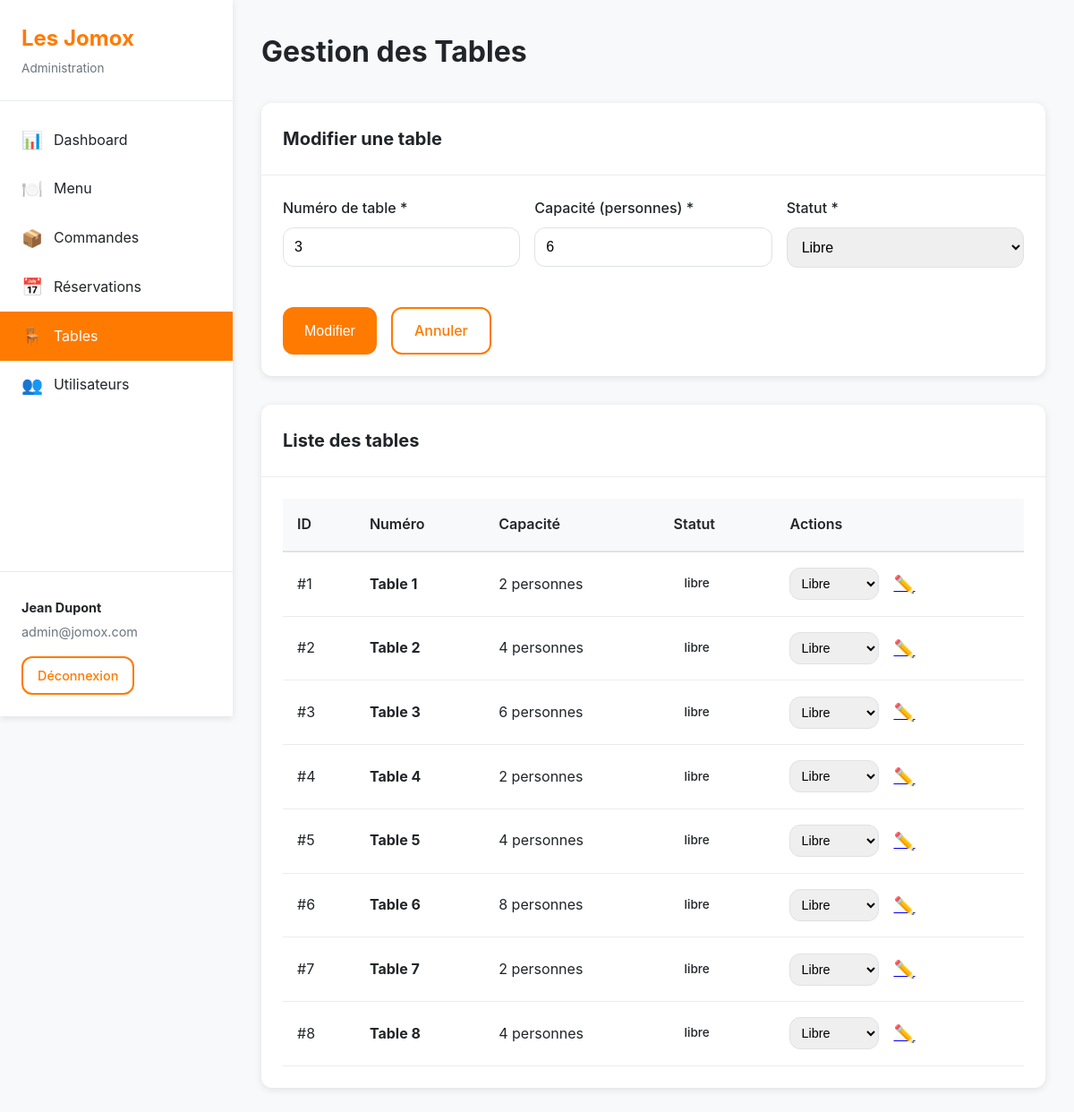
The app's page /admin/tables.php?edit=3 (signed in) with its own data.
### tables this page shows
CREATE TABLE table_restaurant (
    id INT AUTO_INCREMENT PRIMARY KEY,
    numero INT NOT NULL UNIQUE,
    capacite INT NOT NULL,
    statut VARCHAR(50) DEFAULT 'libre',
    INDEX idx_numero (numero),
    INDEX idx_statut (statut)
);

### admin/tables.php (the view, shortened to what this page needs)
<?php
require_once __DIR__ . '/includes/functions.php';
$pdo = getPDO();
$editTable = null;
if (isset($_GET['edit'])) {
    $id = intval($_GET['edit']);
    $stmt = $pdo->prepare('SELECT * FROM table_restaurant WHERE id = :id');
    $stmt->execute(['id' => $id]);
    $editTable = $stmt->fetch();
}
$tables = $pdo->query('SELECT * FROM table_restaurant ORDER BY numero')->fetchAll();
require_once __DIR__ . '/includes/header.php';
?>
<div class="card">
    <div class="card-header">
        <h2><?= $editTable ? 'Modifier une table' : 'Ajouter une table' ?></h2>
    </div>
    <div class="card-body">
        <form method="POST" class="form">
            <div class="form-row">
                <div class="form-group">
                    <label>Numéro de table *</label>
                    <input type="number" name="numero" value="<?= e($editTable['numero'] ?? '') ?>" min="1" required>
                </div>
                <div class="form-group">
                    <label>Capacité (personnes) *</label>
                    <input type="number" name="capacite" value="<?= e($editTable['capacite'] ?? '') ?>" min="1" required>
                </div>
                <div class="form-group">
                    <label>Statut *</label>
                    <select name="statut" required>
                        <option value="libre" <?= ($editTable['statut'] ?? 'libre') === 'libre' ? 'selected' : '' ?>>Libre</option>
                    </select>
                </div>
            </div>
            <div class="form-actions">
                <button type="submit" class="btn btn-primary"><?= $editTable ? 'Modifier' : 'Ajouter' ?></button>
                <?php if ($editTable): ?>
                    <a href="tables.php" class="btn btn-outline">Annuler</a>
                <?php endif; ?>
            </div>
        </form>
    </div>
</div>
<div class="card">
    <div class="card-header">
        <h2>Liste des tables</h2>
    </div>
    <div class="card-body">
        <div class="table-responsive">
            <table class="table">
                <thead>
                    <tr>
                        <th>ID</th>
                        <th>Numéro</th>
                        <th>Capacité</th>
                        <th>Statut</th>
                        <th>Actions</th>
                    </tr>
                </thead>
                <tbody>
                    <?php if (empty($tables)): ?>
                        <tr>
                            <td colspan="5" class="text-center text-muted">Aucune table enregistrée</td>
                        </tr>
                    <?php else: ?>
                        <?php foreach ($tables as $table): ?>
                            <tr>
                                <td>#<?= $table['id'] ?></td>
                                <td><strong>Table <?= $table['numero'] ?></strong></td>
                                <td><?= $table['capacite'] ?> personnes</td>
                                <td><?= getStatusBadge($table['statut']) ?></td>
                                <td>
                                    <div class="action-buttons">
                                        <form method="POST" class="form-inline">
                                            <select name="statut" class="form-select-sm" onchange="this.form.submit()">
                                                <option value="libre" <?= $table['statut'] === 'libre' ? 'selected' : '' ?>>Libre</option>
                                            </select>
                                        </form>
                                        <a href="?edit=<?= $table['id'] ?>" class="btn-icon" title="Modifier">✏️</a>
                                    </div>
                                </td>
                            </tr>
                        <?php endforeach; ?>
                    <?php endif; ?>
                </tbody>
            </table>
        </div>
    </div>
</div>
<?php require_once __DIR__ . '/includes/footer.php'; ?>

### admin/includes/functions.php (shortened to what this page needs)
<?php
function getStatusBadge($status) {
    $badges = [
        'en_attente' => '<span class="badge badge-warning">En attente</span>',
        'confirmee' => '<span class="badge badge-success">Confirmée</span>',
        'servie' => '<span class="badge badge-info">Servie</span>',
        'annulee' => '<span class="badge badge-danger">Annulée</span>',
        'libre' => '<span class="badge badge-success">Libre</span>',
        'occupee' => '<span class="badge badge-danger">Occupée</span>',
        'reservee' => '<span class="badge badge-warning">Réservée</span>',
    ];
    return $badges[$status] ?? '<span class="badge">' . htmlspecialchars($status) . '</span>';
}
function e($string) {
    return htmlspecialchars($string ?? '', ENT_QUOTES, 'UTF-8');
}

### admin/assets/css/style.css (style rules this page uses)
:root { --primary: #FF7A00; --primary-dark: #e66a00; --secondary: #6c757d; --success: #28a745; --danger: #dc3545; --warning: #ffc107; --info: #17a2b8; --light: #f8f9fa; --dark: #343a40; --white: #ffffff; --gray-100: #f8f9fa; --gray-200: #e9ecef; --gray-300: #dee2e6; --gray-600: #6c757d; --gray-900: #212529; --shadow: 0 2px 8px rgba(0, 0, 0, 0.1); --shadow-lg: 0 4px 16px rgba(0, 0, 0, 0.15); --radius: 12px; --radius-lg: 16px; }
* { margin: 0; padding: 0; box-sizing: border-box; }
body { font-family: -apple-system, BlinkMacSystemFont, 'Segoe UI', Roboto, 'Helvetica Neue', Arial, sans-serif; background: var(--gray-100); color: var(--gray-900); line-height: 1.6; }
.card { background: var(--white); border-radius: var(--radius); box-shadow: var(--shadow); margin-bottom: 2rem; overflow: hidden; }
.card-header { padding: 1.5rem; border-bottom: 1px solid var(--gray-200); display: flex; justify-content: space-between; align-items: center; }
.card-header h2 { font-size: 1.25rem; color: var(--gray-900); }
.card-body { padding: 1.5rem; }
.form { max-width: 100%; }
.form-group { margin-bottom: 1.25rem; }
.form-group label { display: block; margin-bottom: 0.5rem; font-weight: 500; color: var(--gray-900); }
.form-group input, .form-group textarea, .form-group select { width: 100%; padding: 0.75rem; border: 1px solid var(--gray-300); border-radius: var(--radius); font-size: 1rem; transition: all 0.2s; }
.form-row { display: grid; grid-template-columns: repeat(auto-fit, minmax(200px, 1fr)); gap: 1rem; }
.form-actions { display: flex; gap: 1rem; margin-top: 1.5rem; }
.form-inline { display: inline; }
.form-select-sm { padding: 0.5rem; font-size: 0.9rem; border-radius: var(--radius); border: 1px solid var(--gray-300); }
.btn { display: inline-block; padding: 0.75rem 1.5rem; border: none; border-radius: var(--radius); font-size: 1rem; font-weight: 500; cursor: pointer; transition: all 0.2s; text-decoration: none; text-align: center; }
.btn-primary { background: var(--primary); color: var(--white); }
.btn-outline { background: transparent; color: var(--primary); border: 2px solid var(--primary); }
.btn-icon { background: none; border: none; font-size: 1.2rem; cursor: pointer; padding: 0.25rem 0.5rem; border-radius: var(--radius); transition: all 0.2s; }
.action-buttons { display: flex; gap: 0.5rem; align-items: center; }
.table-responsive { overflow-x: auto; }
.table { width: 100%; border-collapse: collapse; }
.table thead { background: var(--gray-100); }
.table th { padding: 1rem; text-align: left; font-weight: 600; color: var(--gray-900); border-bottom: 2px solid var(--gray-300); }
.table td { padding: 1rem; border-bottom: 1px solid var(--gray-200); }
.badge { display: inline-block; padding: 0.35rem 0.75rem; border-radius: 20px; font-size: 0.85rem; font-weight: 500; }

### records on screen
table_restaurant: numero "3", capacite "6", statut "Libre", id "3", statut "libre"
table_restaurant: id "1", numero "1", capacite "2", statut "libre", statut "Libre"
table_restaurant: id "2", numero "2", capacite "4", statut "libre", statut "Libre"
table_restaurant: id "4", numero "4", capacite "2", statut "libre", statut "Libre"
table_restaurant: id "5", numero "5", capacite "4", statut "libre", statut "Libre"
table_restaurant: id "6", numero "6", capacite "8", statut "libre", statut "Libre"
table_restaurant: id "7", numero "7", capacite "2", statut "libre", statut "Libre"
table_restaurant: id "8", numero "8", capacite "4", statut "libre", statut "Libre"

### other values on screen
$_SESSION['admin_email'] "admin@jomox.com"
$pageTitle "Gestion des Tables"
